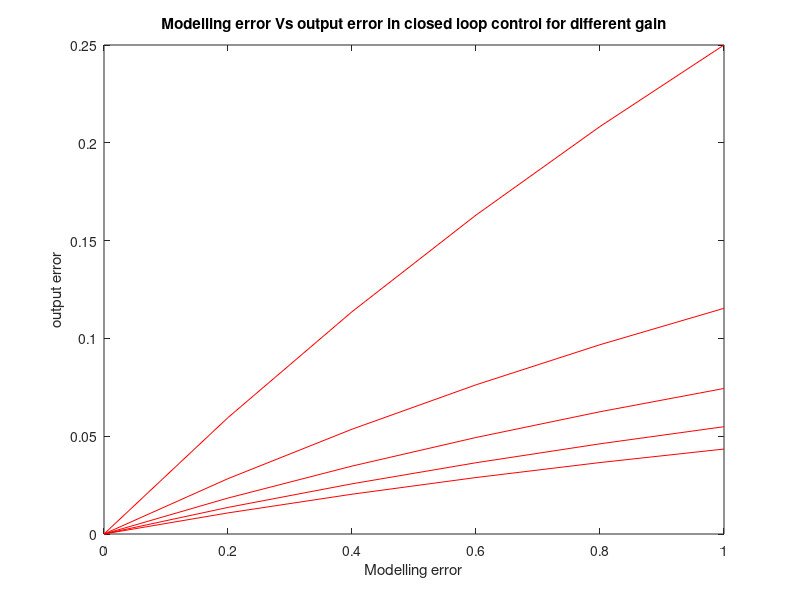

MATLAB code for this plot:
del_G = [0,0.2,0.4,0.6,0.8,1];
U = [1,3,5,7,9];
R_s = 5;
G_s = 3;
del_Y = zeros(5,6);
for K=1:2:9
    for j=1:6
        %del_Y((i+1)/2,j) = del_G(j)*U(i); 
        del_Y((K+1)/2,j) = (K*R_s*del_G(j))/((1+(K*G_s))*(1+(K*(G_s+del_G(j)))));
    end
end
for i=1:5
    plot (del_G(:),del_Y(i,:),'-r');
    hold on;
end
xlabel('Modelling error','LineWidth',2);
ylabel('output error','LineWidth',2);
title('Modelling error Vs output error in closed loop control for different gain','LineWidth',5);
